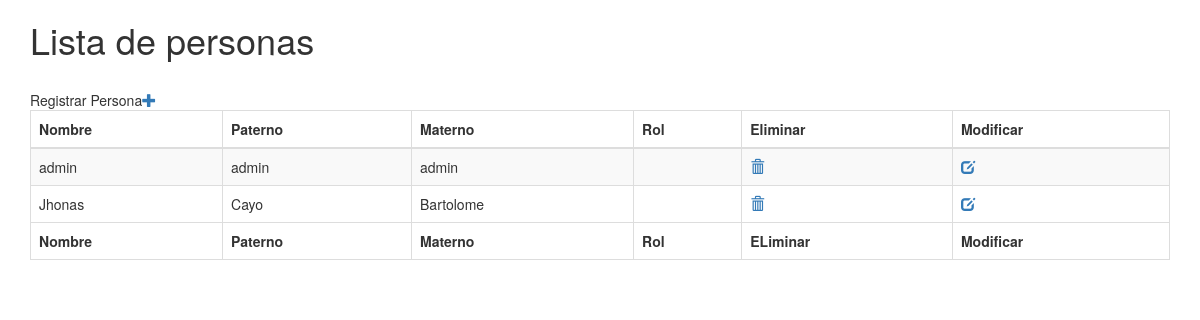
The page /vista/vst_roles_usuarios.php on the database as committed earlier.
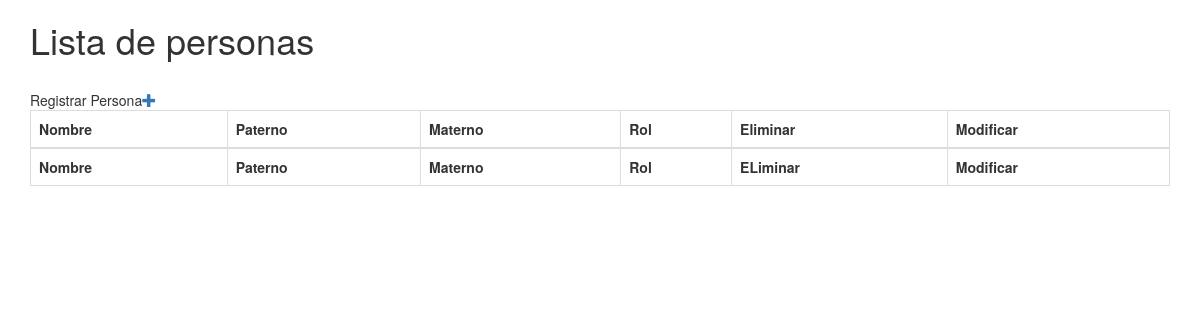
The same page on the database as committed later.
### tables this page shows
CREATE TABLE IF NOT EXISTS `persona` (
  `id_persona` INT NOT NULL AUTO_INCREMENT,
  `nombre` VARCHAR(45) NULL,
  `papellido` VARCHAR(45) NULL,
  `sapellido` VARCHAR(45) NULL,
  `ci` VARCHAR(45) NULL,
  `telefono` INT NULL,
  `direccion` VARCHAR(150) NULL,
  `email` VARCHAR(45) NULL,
  `activo` TINYINT NULL,
  `rol_id_rol` INT NOT NULL,
  PRIMARY KEY (`id_persona`),
  UNIQUE INDEX `ci_UNIQUE` (`ci` ASC),
  UNIQUE INDEX `email_UNIQUE` (`email` ASC),
  INDEX `fk_persona_rol1_idx` (`rol_id_rol` ASC),
  CONSTRAINT `fk_persona_rol1`
    FOREIGN KEY (`rol_id_rol`)
    REFERENCES `rol` (`id_rol`)
    ON DELETE NO ACTION
    ON UPDATE NO ACTION);

### modelo/conexion.php (called while the page is built, shortened)
<?php
class conexion{
	public $con;
	function __construct(){
	$this->host="localhost";
	$this->user="root";
	$this->clave="";
	$this->db="inter";
	$this->con=mysqli_connect($this->host, $this->user,$this->clave);
	mysqli_query($this->con, 'SET NAMES UTF-8');
	if($this->con){
		mysqli_select_db($this->con,$this->db);
	}
	}
public function con_retorno($sql){
$resp=mysqli_query($this->con, $sql);
return $resp;
}
}

### controlador/ctrl_agregarusuario.php (called while the page is built, shortened)
<?php
require("../modelo/mdl_agregarusuario.php");
class ctrlUsuario
{  public $obj_mod;
	function __construct()
	{
		$this->obj_mod=new mdlusuario();
	}
	public function listar()
	{
	return $this->obj_mod->listar();
	}
}

### modelo/mdl_agregarusuario.php (called while the page is built, shortened)
<?php
require("conexion.php");
class mdlusuario
{
	public $obj_con;
	function __construct()
	{
	$this->obj_con=new conexion();
	}
	public function listar()
	{
			$sql="select * from persona;";
	return $this->obj_con->con_retorno($sql);
	}
}
?>

### vista/vst_roles_usuarios.php (the view, shortened to what this page needs)
<!DOCTYPE html>
<html>
<head>
<link rel="stylesheet" href="../bootstrap/css/bootstrap.min.css">
<link rel="stylesheet" href="../bootstrap/datatables/css/bootstrap.min.css">
<link rel="stylesheet" href="../bootstrap/datatables/css/dataTables.bootstrap.min.css">
<link rel="stylesheet" href="../bootstrap/datatables/css/fixedHeader.bootstrap.min.css">
<link rel="stylesheet" href="../bootstrap/datatables/css/responsive.bootstrap.min.css">
</head>
<body>
<?php
    require("../controlador/ctrl_agregarusuario.php");
    $obj=new ctrlUsuario();
    $resp=$obj->listar();
?>
<div class="container">
<h1>Lista de personas</h1>
<br>
<span>Registrar Persona<a href="../admin/docs/vista/vst_agregarusuario.php" target="_blank" class="glyphicon glyphicon-plus"></a>
</span>
<table id="example" class="table table-striped table-bordered nowrap" style="width:100%">
        <thead>
            <tr>
                <th>Nombre</th>
                <th>Paterno</th>
                 <th>Materno</th>
                 <th>Rol</th>
                <th>Eliminar</th>
                <th>Modificar</th>
                </tr>
        </thead>
        <tbody>
<?php
while($row=mysqli_fetch_assoc($resp)){
      $cod=$row['id_persona'];
       $ci=$row['ci'];
        $tel=$row['telefono'];
        $dir=$row['direccion'];
        $nom=$row['nombre'];
        $pat=$row['papellido'];
        $mat=$row['sapellido'];
        echo "<tr>";
        echo "<td>".$row["nombre"]."</td>";
        echo "<td>".$row["papellido"]."</td>";
        echo "<td>".$row["sapellido"]."</td>";
        echo "<td>".$row["rol"]."</td>";
        echo "<td> <a href='../enrutador/enr_agregarusuario.php?codigo=".$cod."' class='glyphicon glyphicon-trash'></a></td>";
        echo "<td><a href='vst_modificarusuario.php?cod=".$cod."-".$nom."-".$pat."-".$mat."-".$ci."-".$tel."-".$dir."' class='glyphicon glyphicon-edit'></a></td>";
        echo "</tr>";
    }
?>
        </tbody>
        <tfoot>
            <tr>
                <th>Nombre</th>
                <th>Paterno</th>
                 <th>Materno</th>
                 <th>Rol</th>
                <th>ELiminar</th>
                <th>Modificar</th>
            </tr>
        </tfoot>
    </table>
</div>
</body>
</html>

Rows that differ between the two databases and show on the page:
removed persona: nombre "admin", papellido "admin", sapellido "admin"
removed persona: nombre "Jhonas", papellido "Cayo", sapellido "Bartolome"
